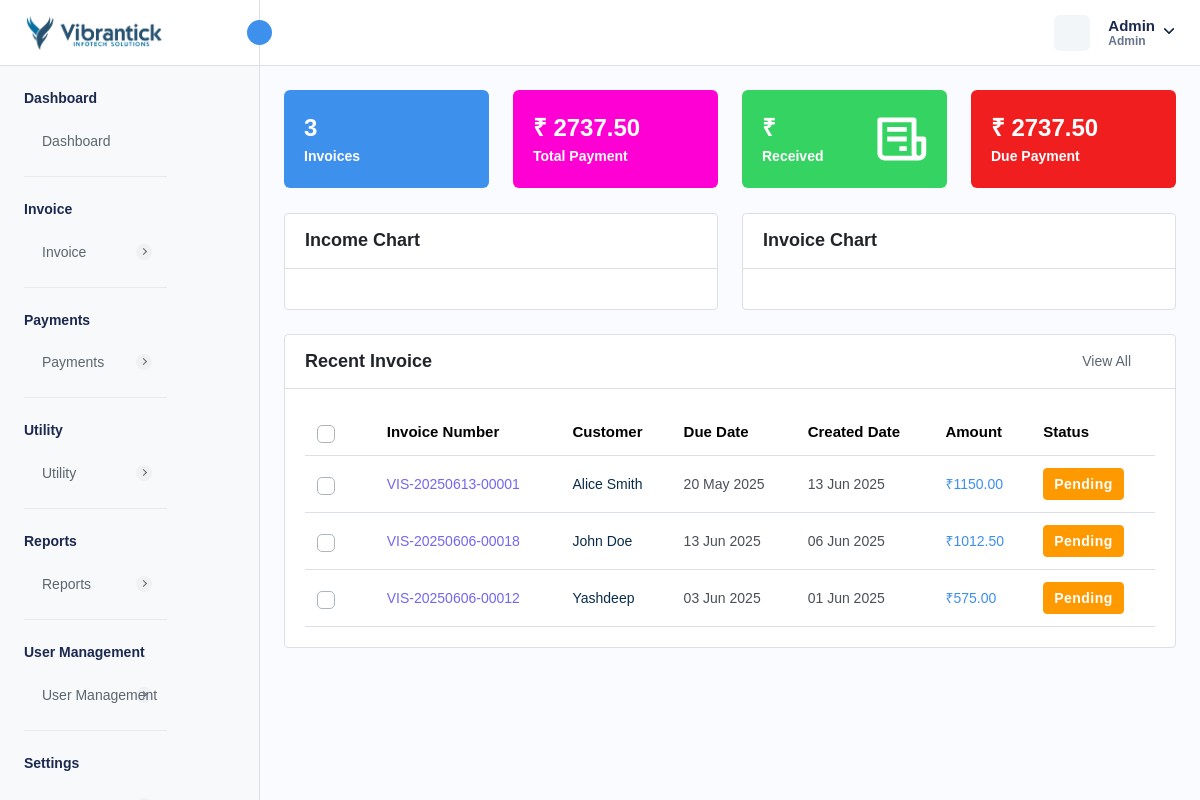
/admin-dashboard.php (signed in), run on an earlier commit of the app's database.
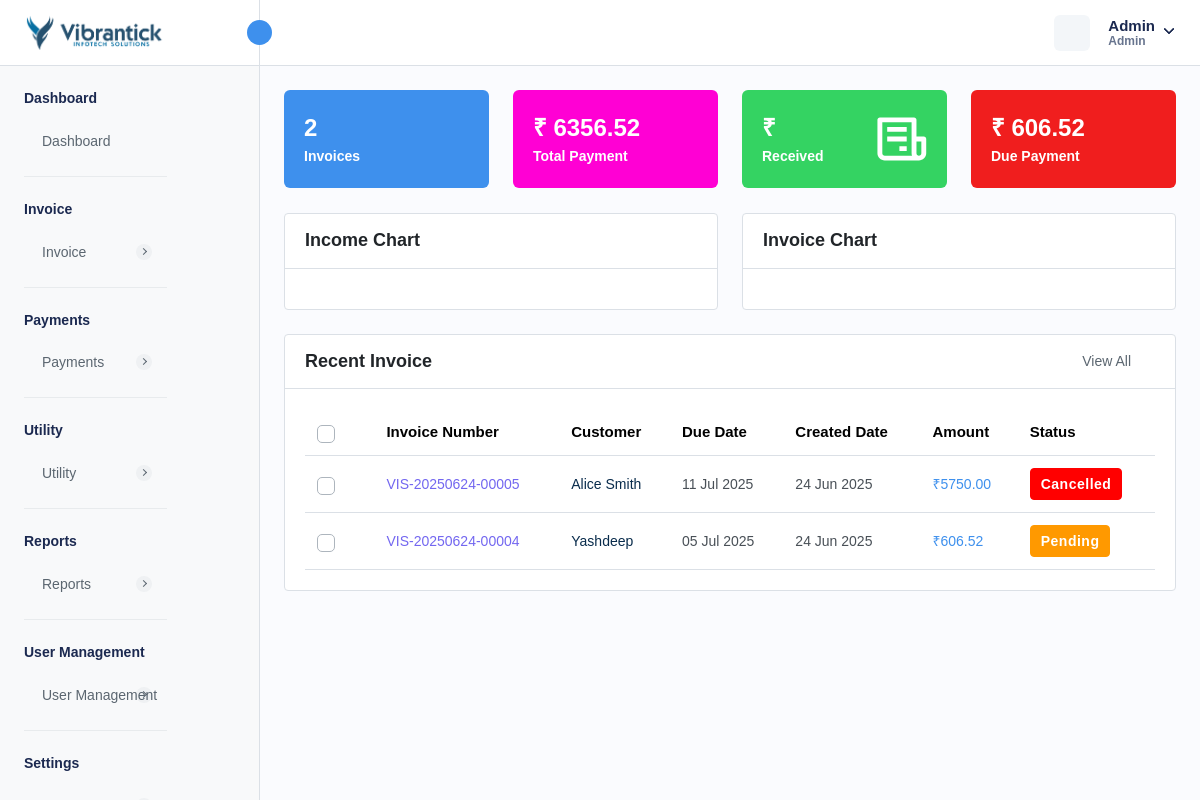
And on a later commit of the database.
### tables this page shows
CREATE TABLE `company_settings` (
  `company_id` int NOT NULL AUTO_INCREMENT,
  `company_name` varchar(255) DEFAULT NULL,
  `company_email` varchar(255) DEFAULT NULL,
  `company_phone` varchar(20) DEFAULT NULL,
  `company_website` varchar(255) DEFAULT NULL,
  `company_logo` varchar(255) DEFAULT NULL,
  `favicon` varchar(255) DEFAULT NULL,
  `address` text,
  `country` varchar(100) DEFAULT NULL,
  `state` varchar(100) DEFAULT NULL,
  `city` varchar(100) DEFAULT NULL,
  `postal_code` varchar(20) DEFAULT NULL,
  `created_at` timestamp NULL DEFAULT CURRENT_TIMESTAMP,
  `updated_at` timestamp NULL DEFAULT CURRENT_TIMESTAMP ON UPDATE CURRENT_TIMESTAMP,
  PRIMARY KEY (`company_id`)
);

CREATE TABLE `invoice` (
  `invoice_id` int NOT NULL AUTO_INCREMENT,
  `invoice_number` varchar(255) NOT NULL,
  `payment_method` enum('CREDIT_CARD','DEBIT_CARD','CASH','NET_BANKING','PAYPAL','OTHER') NOT NULL,
  `transaction_id` varchar(255) DEFAULT NULL,
  `status` enum('PAID','PENDING','CANCELLED','REFUNDED') NOT NULL,
  `amount` decimal(10,2) NOT NULL,
  `quantity` int NOT NULL,
  `tax` int NOT NULL,
  `discount` decimal(10,2) NOT NULL,
  `total_amount` decimal(10,2) NOT NULL,
  `due_date` varchar(255) DEFAULT NULL,
  `customer_id` int DEFAULT NULL,
  `service_id` json DEFAULT NULL,
  `description` longtext,
  `created_at` timestamp NULL DEFAULT CURRENT_TIMESTAMP,
  `updated_at` timestamp NULL DEFAULT CURRENT_TIMESTAMP ON UPDATE CURRENT_TIMESTAMP,
  `is_active` int NOT NULL DEFAULT '1',
  `reminder_enabled` int NOT NULL DEFAULT '0',
  `reminder_count` int NOT NULL DEFAULT '0',
  `created_by` int NOT NULL,
  `from_date` varchar(255) DEFAULT NULL,
  `to_date` varchar(255) DEFAULT NULL,
  PRIMARY KEY (`invoice_id`),
  UNIQUE KEY `invoice_number_UNIQUE` (`invoice_number`),
  UNIQUE KEY `transaction_id_UNIQUE` (`transaction_id`)
);

CREATE TABLE `customer` (
  `customer_id` int NOT NULL AUTO_INCREMENT,
  `customer_name` varchar(255) NOT NULL,
  `customer_phone` varchar(15) DEFAULT NULL,
  `customer_email` varchar(255) DEFAULT NULL,
  `customer_address` text,
  `ship_name` varchar(255) DEFAULT NULL,
  `ship_phone` varchar(15) DEFAULT NULL,
  `ship_email` varchar(255) DEFAULT NULL,
  `ship_address` text,
  `isActive` int DEFAULT '1',
  `created_at` timestamp NULL DEFAULT CURRENT_TIMESTAMP,
  `updated_at` timestamp NULL DEFAULT NULL ON UPDATE CURRENT_TIMESTAMP,
  `customer_state` varchar(45) DEFAULT NULL,
  `customer_city` int DEFAULT NULL,
  `gst_number` varchar(45) DEFAULT NULL,
  PRIMARY KEY (`customer_id`),
  UNIQUE KEY `customer_phone_UNIQUE` (`customer_phone`),
  UNIQUE KEY `customer_email_UNIQUE` (`customer_email`),
  UNIQUE KEY `gst_number_UNIQUE` (`gst_number`)
);

### admin-dashboard.php (the view, shortened to what the rows shown need)
<?php
require './database/config.php';
try {
    $stmtFetchCompanySettings = $db->prepare("SELECT * FROM company_settings");
    $stmtFetchCompanySettings->execute();
    $companySettings = $stmtFetchCompanySettings->get_result()->fetch_array(MYSQLI_ASSOC);
    $stmtFetchInvoices = $db->prepare("SELECT
        invoice.*,
        customer.customer_id,
        customer.customer_name,
        admin.admin_username
        FROM invoice
        INNER JOIN customer ON customer.customer_id = invoice.customer_id
        LEFT JOIN admin ON admin.admin_id = invoice.created_by
        WHERE invoice.is_active = 1
        ORDER BY invoice.created_at DESC
        LIMIT 10;
        ");
    if ($stmtFetchInvoices->execute()) {
        $invoices = $stmtFetchInvoices->get_result();
    } else {
        $_SESSION['error'] = 'Error for fetching customers';
    }
} catch (Exception $e) {
    $_SESSION['error'] = $e->getMessage();
    header("Location: admin-dashboard.php");
    exit;
}
?>
<!DOCTYPE html>
<html lang="en">
<head>
    <link rel="stylesheet" href="assets/css/bootstrap.min.css">
    <link rel="stylesheet" href="assets/css/bootstrap-datetimepicker.min.css">
    <link rel="stylesheet" href="assets/css/animate.css">
    <link rel="stylesheet" href="assets/plugins/select2/css/select2.min.css">
    <link rel="stylesheet" href="assets/plugins/fontawesome/css/fontawesome.min.css">
    <link rel="stylesheet" href="assets/plugins/fontawesome/css/all.min.css">
    <link rel="stylesheet" href="assets/css/style.css">
</head>
<body>
    <div class="main-wrapper">
        <div class="header">
            <?php require_once("header.php"); ?>
        </div>
        <div class="page-wrapper">
            <div class="content">
                <div class="card">
                    <div class="card-body">
                        <div class="table-responsive dataview">
                            <table class="table dashboard-expired-products">
                                <thead>
                                    <tr>
                                        <th class="no-sort">
                                            <label class="checkboxs">
                                                <span class="checkmarks"></span>
                                            </label>
                                        </th>
                                        <th>Invoice Number</th>
                                        <th>Customer</th>
                                        <th>Due Date</th>
                                        <th>Created Date</th>
                                        <th class="no-sort">Amount</th>
                                        <th>Status</th>
                                    </tr>
                                </thead>
                                <tbody>
                                    <?php foreach ($invoices->fetch_all(MYSQLI_ASSOC) as $invoice) { ?>
                                        <tr>
                                            <td>
                                                <label class="checkboxs">
                                                    <span class="checkmarks"></span>
                                                </label>
                                            </td>
                                            <td class="ref-number"><?php echo $invoice['invoice_number'] ?></td>
                                            <td><a
                                                    href="view-customer-report.php?id=<?= base64_encode($invoice['customer_id']) ?>"><?php echo $invoice['customer_name'] ?></a>
                                            </td>
                                            <td><?php $date = new DateTime($invoice['due_date']);
                                            echo $date->format('d M Y') ?></td>
                                            <td><?php $date = new DateTime($invoice['created_at']);
                                            echo $date->format('d M Y') ?></td>
                                            <td class="text-primary">
                                                ₹<?php echo $invoice['total_amount'] ?>
                                            </td>
                                            <td>
                                                <?php if ($invoice['status'] == 'PAID') { ?>
                                                    <span class="badge badge-lg bg-success">Paid</span>
                                                <?php } elseif ($invoice['status'] == 'CANCELLED') { ?>
                                                    <span class="badge badge-lg bg-danger">Cancelled</span>
                                                <?php } elseif ($invoice['status'] == 'PENDING') { ?>
                                                    <span class="badge badge-lg bg-warning">Pending</span>
                                                <?php } elseif ($invoice['status'] == 'REFUNDED') { ?>
                                                    <span class="badge badge-lg bg-primary">Refunded</span>
                                                <?php } ?>
                                            </td>
                                        </tr>
                                    <?php } ?>
                                </tbody>
                            </table>
                        </div>
                    </div>
                </div>
            </div>
        </div>
    </div>
</body>
</html>

### header.php (shortened to what the rows shown need)
<div class="header">
    <div class="header-left active">
        <a href="admin-dashboard.php" class="logo logo-normal">
            <img src="<?= isset($companySettings['company_logo']) ? $companySettings['company_logo'] : "assets/img/logo/vis-logo.png" ?>" alt="" />
        </a>
    </div>
</div>

What changed in the data, as far as the page shows it:
removed invoice: invoice_number "VIS-20250613-00001", customer.customer_name "Alice Smith", due_date "20 May 2025", created_at "13 Jun 2025", total_amount "1150.00", status "Pending"
removed invoice: invoice_number "VIS-20250606-00018", customer.customer_name "John Doe", due_date "13 Jun 2025", created_at "06 Jun 2025", total_amount "1012.50", status "Pending"
removed invoice: invoice_number "VIS-20250606-00012", customer.customer_name "Yashdeep", due_date "03 Jun 2025", created_at "01 Jun 2025", total_amount "575.00", status "Pending"
added invoice: invoice_number "VIS-20250624-00005", customer.customer_name "Alice Smith", due_date "11 Jul 2025", created_at "24 Jun 2025", total_amount "5750.00", status "Cancelled"
added invoice: invoice_number "VIS-20250624-00004", customer.customer_name "Yashdeep", due_date "05 Jul 2025", created_at "24 Jun 2025", total_amount "606.52", status "Pending"
Also different on the page:
$totalNumberInvoice['0']['total_invoices']: "3" → "2"
$totalAmount['0']['total_payment']: "2737.50" → "6356.52"
$totalDueAmount['0']['total_due_payment']: "2737.50" → "606.52"
